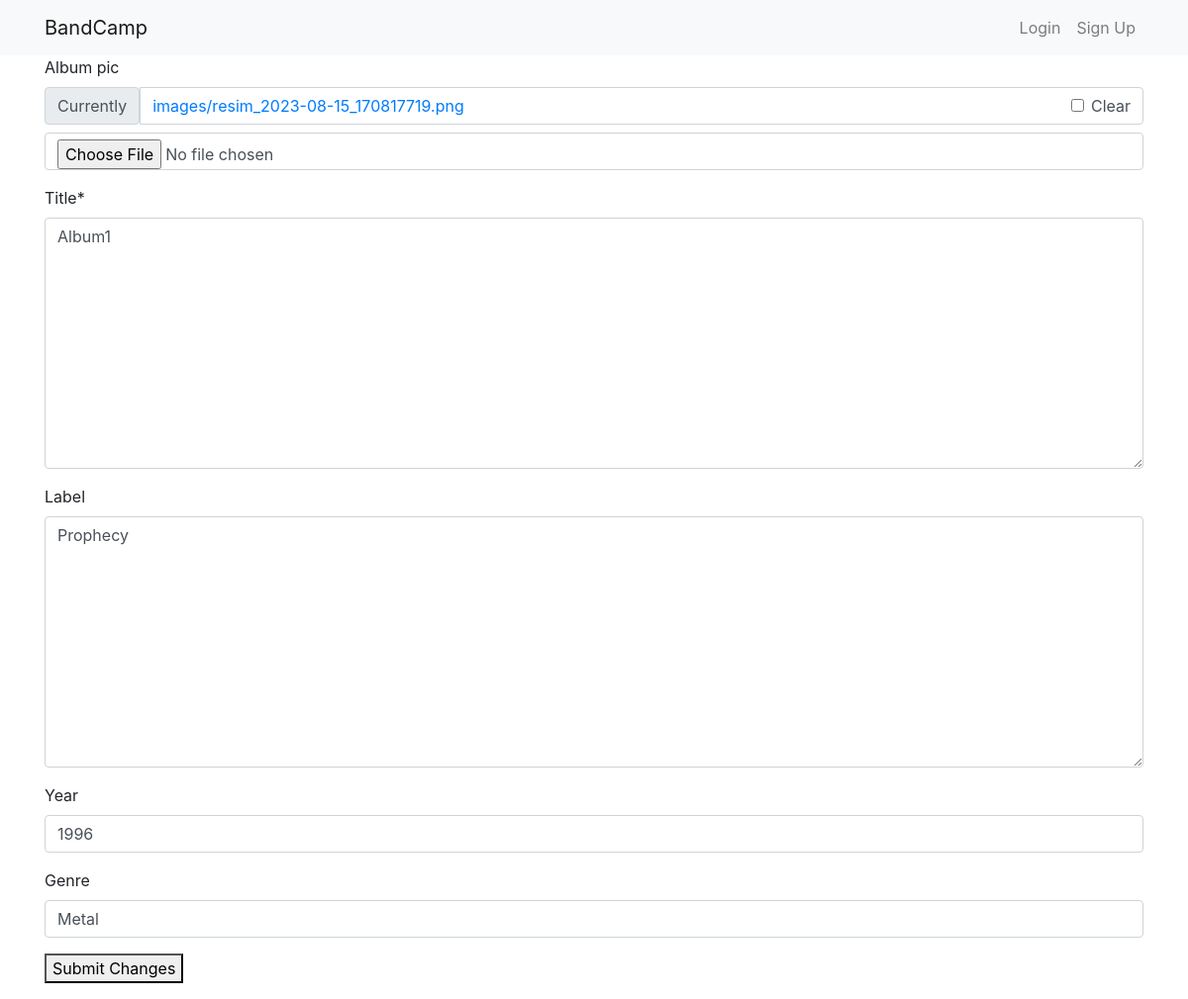
Page /album_edit/1 on the earlier database version.
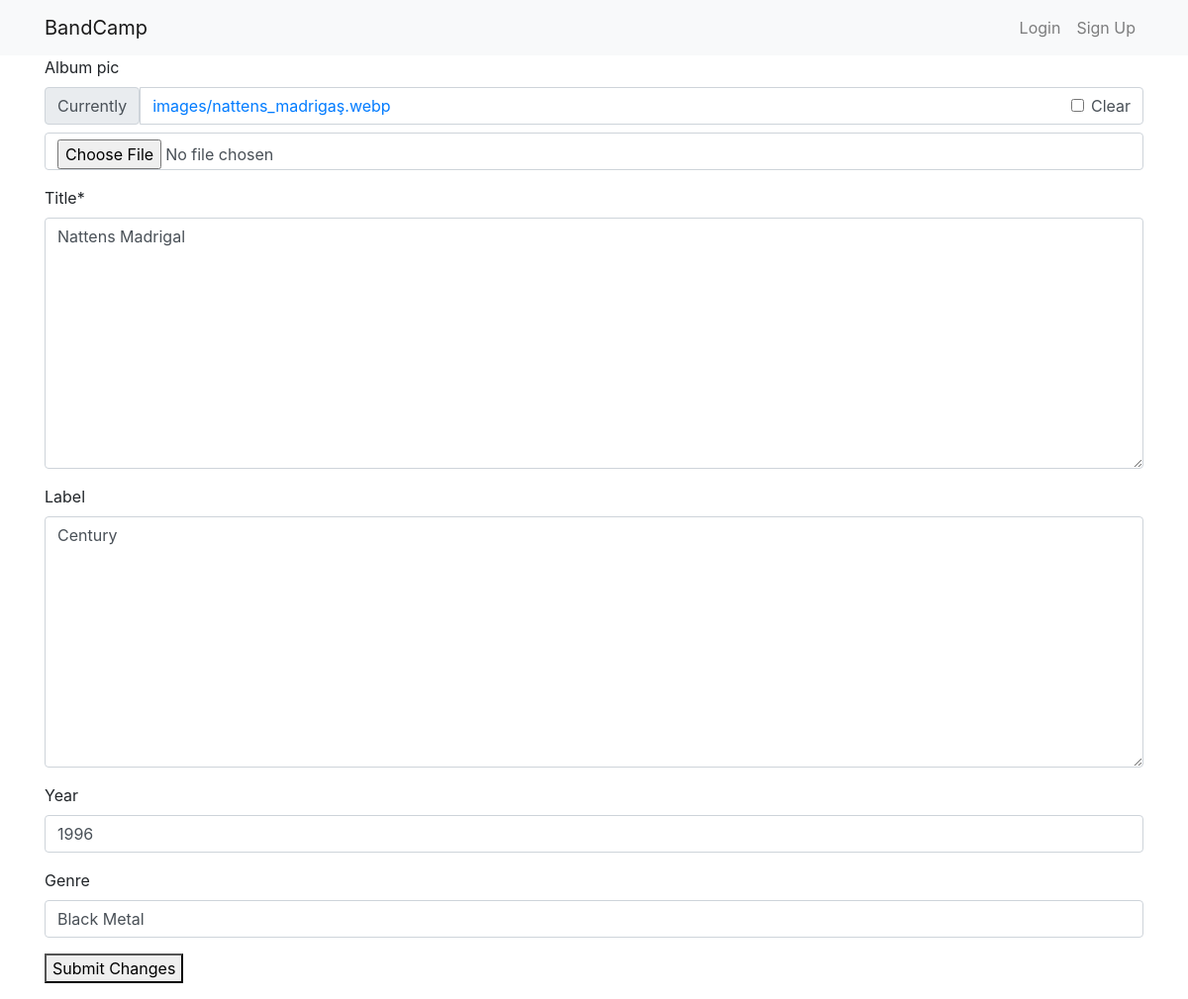
Same page on the later database version.
### profiles/models.py (models this page shows)
class Album(models.Model):
    title = models.TextField(max_length=50 , editable=True)
    artist = models.ForeignKey(User , on_delete=models.CASCADE)
    album_pic = models.ImageField(null=True , blank=True , upload_to="images/" , editable=True)
    label = models.TextField(max_length= 30 , null=True , blank=True , editable=True)
    year = models.IntegerField(null=True , blank=True , editable=True)
    genre = models.CharField(max_length=30 , null=True , blank=True , editable=True)

### profiles/views.py (the view)
# urls.py: path("album_edit/<int:pk>" , EditAlbumView.as_view() , name="edit_album"),
class EditAlbumView(UpdateView):
    model = Album
    template_name = "edit_album.html"
    fields = ["album_pic" , "title" , "label" , "year" , "genre"]
    success_url = reverse_lazy("home")

### templates/edit_album.html (shortened to what this page needs)
{% extends "base.html" %}
{% load crispy_forms_tags %}
{% block content%}
<form method="post" enctype="multipart/form-data">
    {{form|crispy}}
    <button>Submit Changes</button>
</form>
{% endblock content %}

Differences in the rows shown:
changed Album: title "Album1" → "Nattens Madrigal"; label "Prophecy" → "Century"; genre "Metal" → "Black Metal"
Other differences:
text no longer shown: "Album pic Currently images/resim_2023-08-15_170817719.png Clear Title * Label Year Genre"
text now shown: "Album pic Currently images/nattens_madrigaş.webp Clear Title * Label Year Genre"
